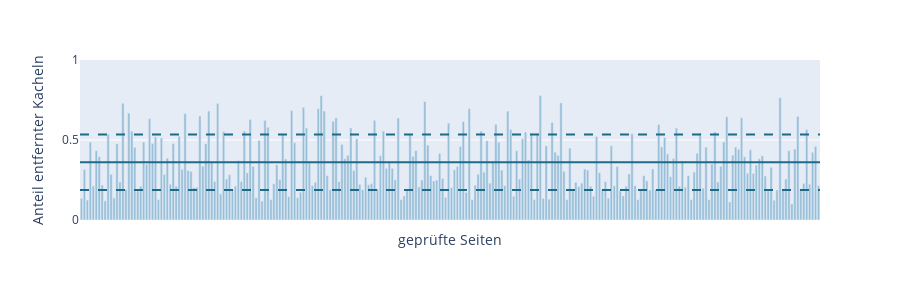

The notebook cell this image was saved under:
### Code cell
fig = px.bar(
    results.filtered_share,
    color_discrete_sequence=colors['COLOR_SEQUENCE'][2:],
    labels={
        'index' : 'geprüfte Seiten',
        'value' : 'Anteil entfernter Kacheln'
    },
    width=900,
    height=300
)
fig.add_hline(y=results.filtered_share.mean(), line_color=colors['COLOR_SEQUENCE'][0])
fig.add_hline(y=results.filtered_share.mean() - results.filtered_share.std(), line_dash="dash", line_color=colors['COLOR_SEQUENCE'][0])
fig.add_hline(y=results.filtered_share.mean() + results.filtered_share.std(), line_dash="dash", line_color=colors['COLOR_SEQUENCE'][0])

fig.update_layout(yaxis_range=[0,1])
fig.update_layout(showlegend=False)
fig.update_xaxes(showticklabels=False)

fig.write_image( dotenv['ATTACHMENT_DIR'] / 'klassifizierungsmodell' / 'anteil_gefilterter_kacheln.pdf' )
fig.write_image( dotenv['ATTACHMENT_DIR'] / 'klassifizierungsmodell' / 'anteil_gefilterter_kacheln.jpg' )

fig

### Figure 1 — Plotly figure (JSON) as saved in the notebook; plotly's stock layout.template omitted (floating-point values rounded to 4 significant figures; data arrays with more than 128 entries replaced by an {"elided": "..."} marker saying what was removed)
{"data": [{"alignmentgroup": "True", "hovertemplate": "variable=filtered_share<br>geprüfte Seiten=%{x}<br>Anteil entfernter Kacheln=%{y}<extra></extra>", "legendgroup": "filtered_share", "marker": {"color": "#98bfd8", "pattern": {"shape": ""}}, "name": "filtered_share", "offsetgroup": "filtered_share", "orientation": "v", "showlegend": true, "textposition": "auto", "type": "bar", "x": {"elided": "250 int values"}, "xaxis": "x", "y": {"elided": "250 float values"}, "yaxis": "y"}], "layout": {"barmode": "relative", "height": 300, "legend": {"title": {"text": "variable"}, "tracegroupgap": 0}, "margin": {"t": 60}, "shapes": [{"line": {"color": "#1f6a88"}, "type": "line", "x0": 0, "x1": 1, "xref": "x domain", "y0": 0.361, "y1": 0.361, "yref": "y"}, {"line": {"color": "#1f6a88", "dash": "dash"}, "type": "line", "x0": 0, "x1": 1, "xref": "x domain", "y0": 0.1873, "y1": 0.1873, "yref": "y"}, {"line": {"color": "#1f6a88", "dash": "dash"}, "type": "line", "x0": 0, "x1": 1, "xref": "x domain", "y0": 0.5346, "y1": 0.5346, "yref": "y"}], "showlegend": false, "width": 900, "xaxis": {"anchor": "y", "autorange": true, "domain": [0, 1], "range": [-0.5, 249.5], "showticklabels": false, "title": {"text": "geprüfte Seiten"}, "type": "linear"}, "yaxis": {"anchor": "x", "domain": [0, 1], "range": [0, 1], "title": {"text": "Anteil entfernter Kacheln"}, "type": "linear"}}}
